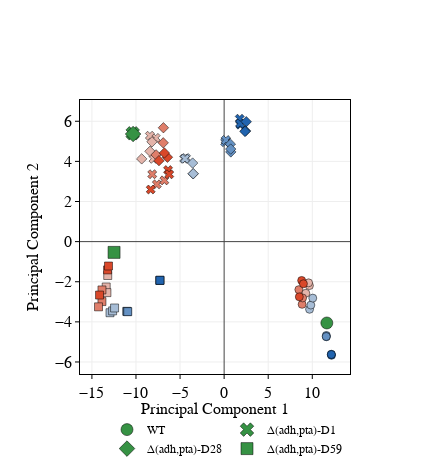

The cell this chart's notebook holds for it:
### Markdown cell above
### Effect of adding other features to tsne - only hindered calculation. It is reasonable to only use features in which we want the algorithm to learn the differences ###

In the following cells, the metabolite names alone indicate their respective titers and the metabolites followed by "\_yield" indicates their respective yields.
In some cases, the cell density, measured as OD600 is used as a feature, followed by the time (in h) of being recorded i.e. OD2 represents OD600 recorded at 2 hrs after start of fermentation, OD4 represents OD600 recorded 4 hrs after start of fermentation and so on.

### Code cell
features = [ 'acetate_yield',
             'formate_yield',
             'lactate_yield', 'biomass_yield',
             'growth_rate', 'pyruvate_yield', 'succinate_yield']
tsne_plot(features,15,10)

### Figure 1 — Plotly figure (JSON) as saved in the notebook; plotly's stock layout.template omitted (floating-point values rounded to 4 significant figures)
{"data": [{"marker": {"color": "rgb(54, 146, 68)", "line": {"color": "black", "width": 0.5}, "size": 12, "symbol": "circle"}, "mode": "markers", "name": "WT", "type": "scatter", "x": [11.65], "y": [-4.056]}, {"marker": {"color": "rgb(33.0, 100.0, 175.0)", "line": {"color": "black", "width": 0.5}, "size": 8, "symbol": "circle"}, "mode": "markers", "showlegend": false, "type": "scatter", "x": [12.18, 12.16, 12.16], "y": [-5.667, -5.614, -5.629]}, {"marker": {"color": "rgb(100.0, 144.66666666666666, 194.66666666666666)", "line": {"color": "black", "width": 0.5}, "size": 8, "symbol": "circle"}, "mode": "markers", "showlegend": false, "type": "scatter", "x": [11.59, 11.6, 11.58], "y": [-4.678, -4.742, -4.731]}, {"marker": {"color": "rgb(167.0, 189.33333333333331, 214.33333333333334)", "line": {"color": "black", "width": 0.5}, "size": 8, "symbol": "circle"}, "mode": "markers", "showlegend": false, "type": "scatter", "x": [9.689, 9.839, 10.06], "y": [-3.373, -3.163, -2.817]}, {"marker": {"color": "rgb(228.33333333333334, 180.0, 170.0)", "line": {"color": "black", "width": 0.5}, "size": 8, "symbol": "circle"}, "mode": "markers", "showlegend": false, "type": "scatter", "x": [9.676, 9.58, 9.269], "y": [-2.192, -2.054, -2.574]}, {"marker": {"color": "rgb(222.66666666666666, 126.0, 106.0)", "line": {"color": "black", "width": 0.5}, "size": 8, "symbol": "circle"}, "mode": "markers", "showlegend": false, "type": "scatter", "x": [8.844, 8.475, 8.898], "y": [-3.127, -2.394, -2.808]}, {"marker": {"color": "rgb(217.0, 72.0, 42.0)", "line": {"color": "black", "width": 0.5}, "size": 8, "symbol": "circle"}, "mode": "markers", "showlegend": false, "type": "scatter", "x": [8.529, 8.794, 8.995], "y": [-2.753, -1.935, -2.1]}, {"marker": {"color": "rgb(54, 146, 68)", "line": {"color": "black", "width": 0.5}, "size": 12, "symbol": "x"}, "mode": "markers", "name": "Δ(adh,pta)-D1", "type": "scatter", "x": [-10.37], "y": [5.399]}, {"marker": {"color": "rgb(33.0, 100.0, 175.0)", "line": {"color": "black", "width": 0.5}, "size": 8, "symbol": "x"}, "mode": "markers", "showlegend": false, "type": "scatter", "x": [1.77, 1.828, 1.819], "y": [6.128, 5.831, 5.885]}, {"marker": {"color": "rgb(100.0, 144.66666666666666, 194.66666666666666)", "line": {"color": "black", "width": 0.5}, "size": 8, "symbol": "x"}, "mode": "markers", "showlegend": false, "type": "scatter", "x": [0.2074, 0.1189, 0.192], "y": [5.032, 4.959, 5.066]}, {"marker": {"color": "rgb(167.0, 189.33333333333331, 214.33333333333334)", "line": {"color": "black", "width": 0.5}, "size": 8, "symbol": "x"}, "mode": "markers", "showlegend": false, "type": "scatter", "x": [-4.533, -4.325, -4.435], "y": [4.134, 4.167, 4.132]}, {"marker": {"color": "rgb(228.33333333333334, 180.0, 170.0)", "line": {"color": "black", "width": 0.5}, "size": 8, "symbol": "x"}, "mode": "markers", "showlegend": false, "type": "scatter", "x": [-7.768, -8.424, -8.01], "y": [5.17, 5.277, 4.127]}, {"marker": {"color": "rgb(222.66666666666666, 126.0, 106.0)", "line": {"color": "black", "width": 0.5}, "size": 8, "symbol": "x"}, "mode": "markers", "showlegend": false, "type": "scatter", "x": [-7.636, -8.156, -6.783], "y": [2.855, 3.361, 3.053]}, {"marker": {"color": "rgb(217.0, 72.0, 42.0)", "line": {"color": "black", "width": 0.5}, "size": 8, "symbol": "x"}, "mode": "markers", "showlegend": false, "type": "scatter", "x": [-8.331, -6.361, -6.226], "y": [2.598, 3.568, 3.355]}, {"marker": {"color": "rgb(54, 146, 68)", "line": {"color": "black", "width": 0.5}, "size": 12, "symbol": "diamond"}, "mode": "markers", "name": "Δ(adh,pta)-D28", "type": "scatter", "x": [-10.33], "y": [5.365]}, {"marker": {"color": "rgb(33.0, 100.0, 175.0)", "line": {"color": "black", "width": 0.5}, "size": 8, "symbol": "diamond"}, "mode": "markers", "showlegend": false, "type": "scatter", "x": [2.512, 2.434, 2.364], "y": [5.978, 5.521, 5.493]}, {"marker": {"color": "rgb(100.0, 144.66666666666666, 194.66666666666666)", "line": {"color": "black", "width": 0.5}, "size": 8, "symbol": "diamond"}, "mode": "markers", "showlegend": false, "type": "scatter", "x": [0.7564, 0.7087, 0.7458], "y": [4.471, 4.859, 4.615]}, {"marker": {"color": "rgb(167.0, 189.33333333333331, 214.33333333333334)", "line": {"color": "black", "width": 0.5}, "size": 8, "symbol": "diamond"}, "mode": "markers", "showlegend": false, "type": "scatter", "x": [-3.518, -3.507, -3.573], "y": [3.38, 3.385, 3.917]}, {"marker": {"color": "rgb(228.33333333333334, 180.0, 170.0)", "line": {"color": "black", "width": 0.5}, "size": 8, "symbol": "diamond"}, "mode": "markers", "showlegend": false, "type": "scatter", "x": [-9.353, -8.411, -8.184], "y": [4.125, 4.502, 4.973]}, {"marker": {"color": "rgb(222.66666666666666, 126.0, 106.0)", "line": {"color": "black", "width": 0.5}, "size": 8, "symbol": "diamond"}, "mode": "markers", "showlegend": false, "type": "scatter", "x": [-6.888, -6.91, -7.717], "y": [5.677, 4.925, 4.325]}, {"marker": {"color": "rgb(217.0, 72.0, 42.0)", "line": {"color": "black", "width": 0.5}, "size": 8, "symbol": "diamond"}, "mode": "markers", "showlegend": false, "type": "scatter", "x": [-6.428, -7.391, -6.778], "y": [4.207, 4.037, 4.419]}, {"marker": {"color": "rgb(54, 146, 68)", "line": {"color": "black", "width": 0.5}, "size": 12, "symbol": "square"}, "mode": "markers", "name": "Δ(adh,pta)-D59", "type": "scatter", "x": [-12.49], "y": [-0.5372]}, {"marker": {"color": "rgb(33.0, 100.0, 175.0)", "line": {"color": "black", "width": 0.5}, "size": 8, "symbol": "square"}, "mode": "markers", "showlegend": false, "type": "scatter", "x": [-7.296, -7.276, -7.286], "y": [-1.937, -1.925, -1.93]}, {"marker": {"color": "rgb(100.0, 144.66666666666666, 194.66666666666666)", "line": {"color": "black", "width": 0.5}, "size": 8, "symbol": "square"}, "mode": "markers", "showlegend": false, "type": "scatter", "x": [-11.04, -11.0, -10.93], "y": [-3.474, -3.486, -3.492]}, {"marker": {"color": "rgb(167.0, 189.33333333333331, 214.33333333333334)", "line": {"color": "black", "width": 0.5}, "size": 8, "symbol": "square"}, "mode": "markers", "showlegend": false, "type": "scatter", "x": [-12.95, -12.65, -12.43], "y": [-3.545, -3.453, -3.308]}, {"marker": {"color": "rgb(228.33333333333334, 180.0, 170.0)", "line": {"color": "black", "width": 0.5}, "size": 8, "symbol": "square"}, "mode": "markers", "showlegend": false, "type": "scatter", "x": [-13.38, -13.21, -13.3], "y": [-2.262, -1.689, -2.542]}, {"marker": {"color": "rgb(222.66666666666666, 126.0, 106.0)", "line": {"color": "black", "width": 0.5}, "size": 8, "symbol": "square"}, "mode": "markers", "showlegend": false, "type": "scatter", "x": [-13.86, -14.25, -13.86], "y": [-2.989, -3.251, -2.409]}, {"marker": {"color": "rgb(217.0, 72.0, 42.0)", "line": {"color": "black", "width": 0.5}, "size": 8, "symbol": "square"}, "mode": "markers", "showlegend": false, "type": "scatter", "x": [-14.13, -13.22, -13.12], "y": [-2.664, -1.411, -1.215]}], "layout": {"height": 475, "legend": {"font": {"color": "black", "family": "Myriad Pro", "size": 12}, "orientation": "h", "x": 0.1, "y": -0.15}, "width": 430, "xaxis": {"linecolor": "black", "linewidth": 1, "mirror": true, "nticks": 8, "showgrid": true, "showline": true, "side": "bottom", "tickangle": 0, "tickcolor": "black", "tickfont": {"color": "black", "family": "Myriad Pro", "size": 16}, "ticklen": 4, "ticks": "outside", "title": {"font": {"color": "black", "family": "Myriad Pro", "size": 16}, "standoff": 0.5, "text": "Principal Component 1"}, "zeroline": true}, "yaxis": {"anchor": "x", "linecolor": "black", "linewidth": 1, "mirror": true, "showgrid": true, "showline": true, "side": "left", "tickangle": 0, "tickcolor": "black", "tickfont": {"color": "black", "family": "Myriad Pro", "size": 16}, "ticklen": 4, "ticks": "outside", "title": {"font": {"color": "black", "family": "Myriad Pro", "size": 16}, "text": "Principal Component 2"}, "zeroline": true}}}
